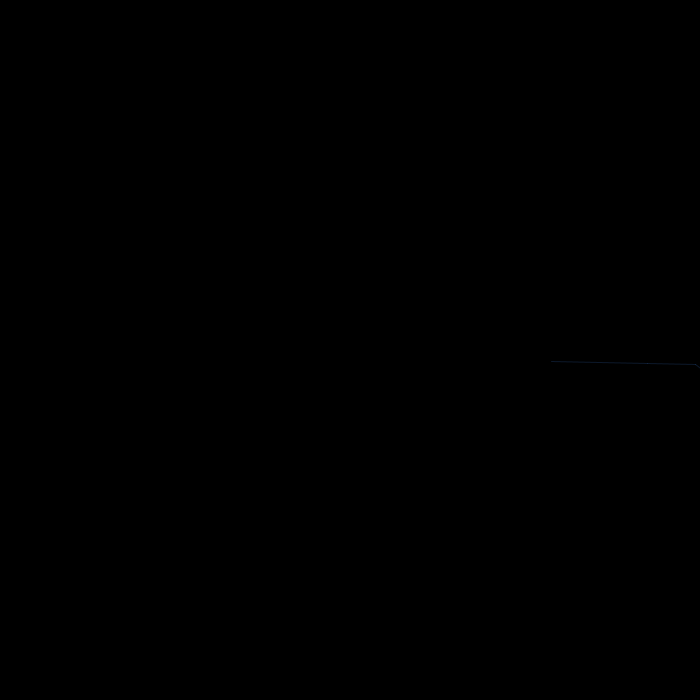
Frame 1 (no input)
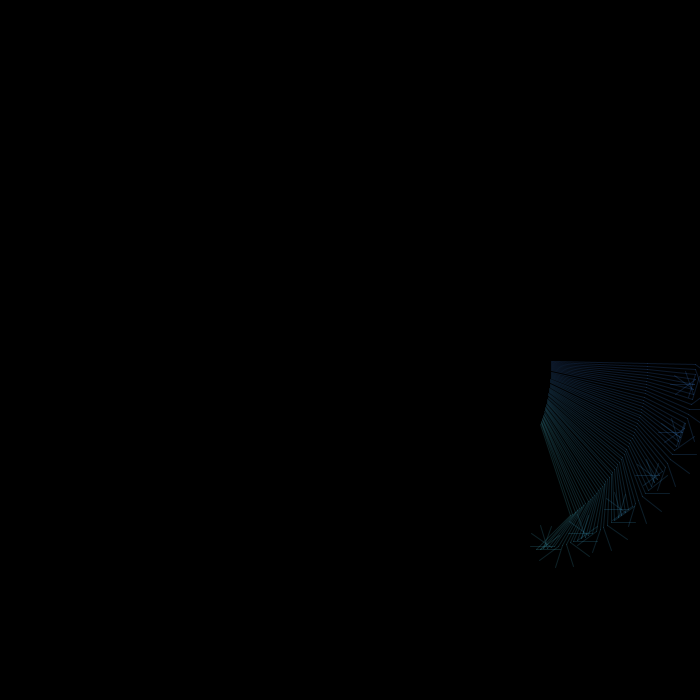
Frame 60 (the mouse pressed at the canvas centre just before this capture)
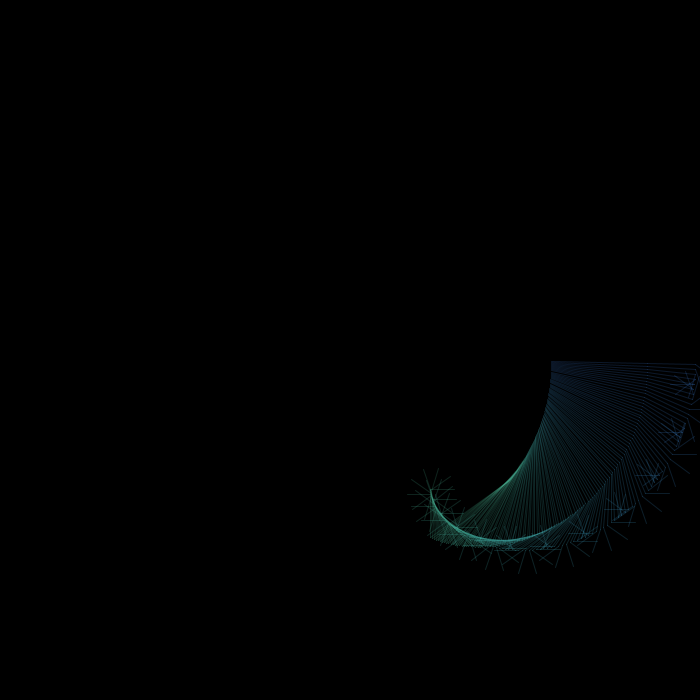
Frame 120 (the mouse held since frame 60 and released just before this capture)

The Processing sketch that drew these frames (run headless with seeded random() and noise(); from frame 60 on, the mouse is pressed at the canvas centre):

// Processing sketch: processing_186530
// ── processing_186530.pde

/**
 * SKETCH BASE PER ESERCITAZIONE 7
 * Corso di Computer Graphic 2013/14 prof. A. Belluscio
 *
 * Intervenire nelle parti contrassegnate con //++
 * seguendo le indicazioni riportate in:
 * http://www.exframes.net/cgbrera/lezioni/2013/grafica-computazionale
 */

//++ Modificare gli otto parametri seguenti

float raggio1 = 192;  // lunghezza del 1° segmento 
float raggio2 = 96;   // lunghezza del 2° segmento
float raggio3 = 48;   // lunghezza del 3° segmento
float raggio4 = 24;   // lunghezza del 4° segmento



float passoAngolo1 = PI/550;  // velocita' di rotazione del 1° segmento
float passoAngolo2 = PI/150;  // velocita' di rotazione del 2° segmento
float passoAngolo3 = PI/80;   // velocita' di rotazione del 3° segmento
float passoAngolo4 = PI/5;    // velocita' di rotazione del 4° segmento


void setup()
{
  size(700,700);
  //stroke(0);
  background(0);
}

void draw () 
{
  // Centro dell'area di visualizzazione
  float c0x = 360;
  float c0y = 360;
  
  // Calcola l'estremita' finale del 1° segmento
  float angolo1 = frameCount*passoAngolo1;
  float c1x = c0x + cos(angolo1)*raggio1;
  float c1y = c0y + sin(angolo1)*raggio1;
  
  // Calcola l'estremita' finale del 2° segmento
  float angolo2 = frameCount*passoAngolo2;
  float c2x = c1x + cos(angolo2)*raggio2;
  float c2y = c1y + sin(angolo2)*raggio2;
  
  // Calcola l'estremita' finale del 3° segmento
  float angolo3 = frameCount*passoAngolo3;
  float c3x = c2x + cos(angolo3)*raggio3;
  float c3y = c2y + sin(angolo3)*raggio3;
  
  // Calcola l'estremita' finale del 4° segmento
  float angolo4 = frameCount*passoAngolo4;
  float c4x = c3x + cos(angolo4)*raggio4;
  float c4y = c3y + sin(angolo4)*raggio4;
 

  
  //++ Calcolare le coordinate cromatiche usando i valori 
  //   presenti o ricavati da altre funzioni non randomiche

  //++ Impostare il colore dei tre segmenti
  //   eventualmente con colori diversi
  
    float color1 = 200- c1x/4;
    float color2 = c2y/3;
    float color3 = c2x/3;
      
    stroke(color1, color2, color3, 50);

  
  // Disegna il 2°, il 3° e il 4° segmento
  line(c1x,c1y, c2x,c2y);  
  line(c2x,c2y, c3x,c3y); 
  line(c3x,c3y, c4x,c4y);
}
